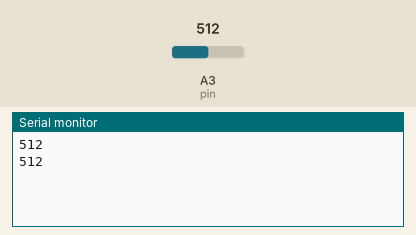
Bench run of a sketch on a simulated Arduino Uno, built with avr-gcc and run on an emulated ATmega328P. Shown: the last lines printed to the serial monitor. The inputs (shaded band) are chosen by the test bench; at power-on: A3 (pin) = 512.

Above: at 2.8 s.
2.9 s: A3 (pin) set to 716
At 4.6 s:
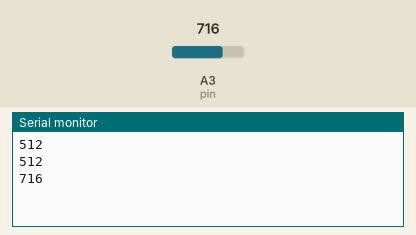
5.6 s: A3 (pin) set to 900
At 7.3 s:
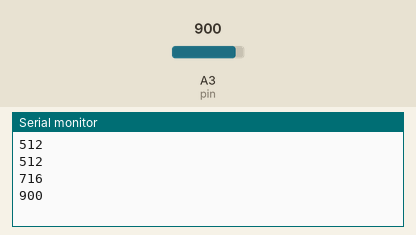
Timing chart, 0 to 8.8 s (numbered marks = the images above; inputs shaded):
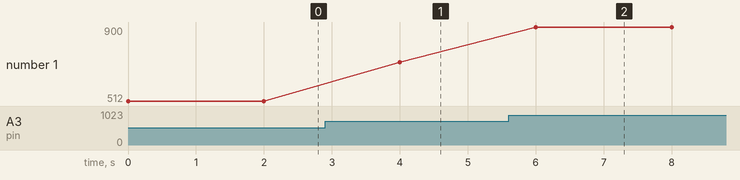

The sketch:

nodo_sensor.ino
```cpp
// Lectura de datos (NODO SENSOR)
int pin=3;
int dato=0;

void setup() {
  // put your setup code here, to run once:
  Serial.begin(9600);
}

void loop() {
  // put your main code here, to run repeatedly:
  dato = analogRead(pin);
  Serial.println(dato);
  delay(2000);
}
```

Measured:
- after the input at 2.9 s, the serial monitor: prints a new line after 1.1 s (image 1)
- after the input at 5.6 s, the serial monitor: prints a new line after 0.40 s (image 2)
- plotted number 1: 512 → 716 after the input at 2.9 s, 716 → 900 after the input at 5.6 s
